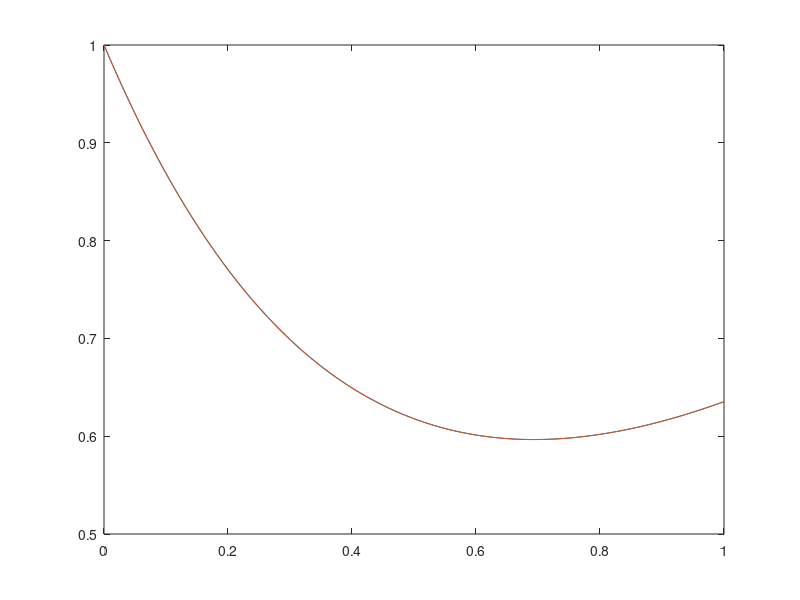

This figure's MATLAB source:
function [x, y1, y2] = task1 ()
  x = linspace(0,1,100);
  y1 = lsode(@f,1,x);
  y2 = exp(-2*x) + x/2;
  plot(x, y1);
  hold on;
  plot(x, y2);
endfunction
function ydot = f(y, x)
  ydot = x+0.5-2*y;
endfunction